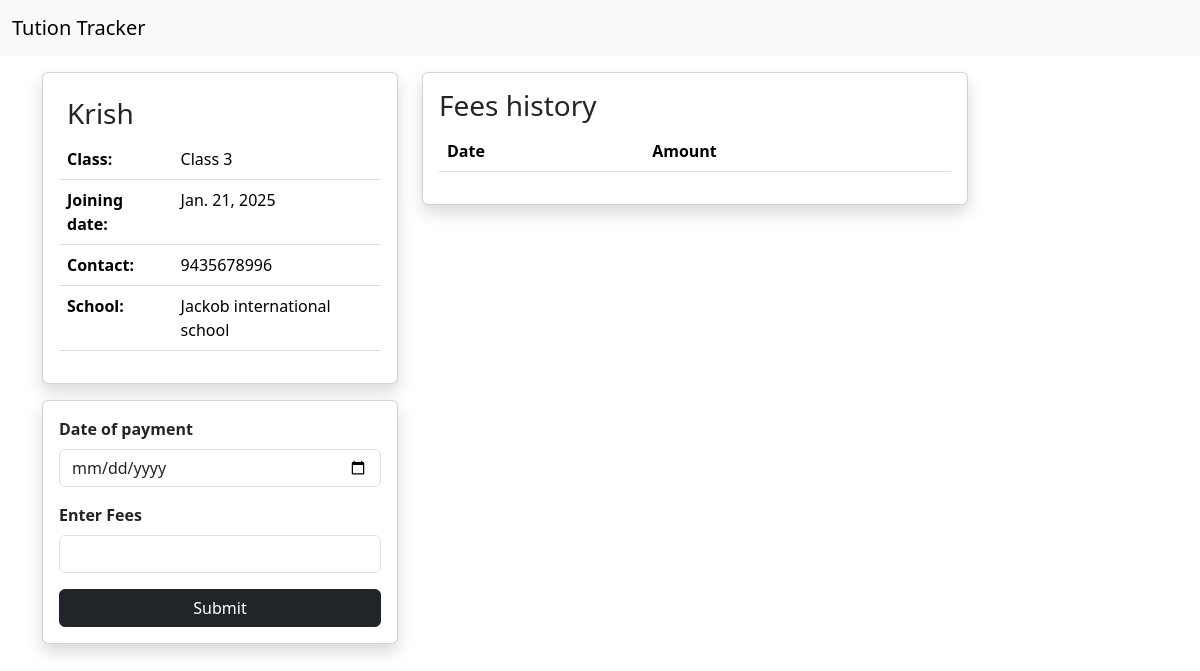
The page /student/10 (signed in) on the database its author committed.
### main/models.py (models this page shows, shortened)
class Student(models.Model):
    name = models.CharField("Student's Name", max_length=255)
    class_name = models.ForeignKey(Class, on_delete=models.CASCADE)
    joining_date  = models.DateField("Date of Joining")
    contact_no = models.CharField("Parent's Contact No",max_length=10)
    school = models.ForeignKey(School,on_delete=models.CASCADE)

class Class(models.Model):
    name = models.CharField("Student Class", max_length=20, unique=True)
    def __str__(self):
        return self.name
    class Meta:
        verbose_name_plural = 'Classes'

class School(models.Model):
    name = models.CharField("School Name", max_length=40)
    def __str__(self):
        return self.name

### main/views.py (the view, shortened to what this page needs)
# urls.py: path('student/<int:id>', views.student_detail, name='student_detail'),
@login_required
def student_detail(request, id):
    student = Student.objects.get(id = id)
    return render(request,'main/student_detail.html', {
        "student": student
    })

### main/templates/main/student_detail.html (shortened to what this page needs)
{% extends 'base.html' %}
{% block content %}
<div class="container">
 	<div class="row mt-3">
    	<div class="col-md-4">
			<div class="card shadow">
            	<div class="card-body">
					<div class="m-2 h3">
						{{ student.name }}
					</div>
					<table class="table">
						<tr>
							<td class="fw-bold">Class: </td>
							<td>{{ student.class_name }}</td>
						</tr>
						<tr>
							<td class="fw-bold">Joining date: </td>
							<td>{{ student.joining_date }}</td>
						</tr>
						<tr>
							<td class="fw-bold">Contact:</td>
							<td>{{ student.contact_no }}</td>
						</tr>
						<tr>
							<td class="fw-bold">School:</td>
							<td>{{ student.school }}</td>
						</tr>
					</table>
				</div>
          	</div>
			<div class="card shadow my-3">
                <div class="card-body">
					<form method="POST">
						<div class="mb-3">
							<label for="payment_date" class="form-label"><strong>Date of payment</strong></label>
							<input type="date" id="payment_date" name="payment_date" class="form-control" required>
						</div>
						<div class="mb-3">
							<label for="fees" class="form-label"><strong>Enter Fees</strong></label>
							<input type="number" id="fees" name="amount" class="form-control" required>
						</div>
						<div class="text-center">
							<button type="submit" class="btn btn-dark w-100">Submit</button>
						</div>
					</form>
				</div>
            </div>
		</div>
    	<div class="col-md-6">
      		<div class="card shadow">
				<div class="card-body">
					<h3>Fees history</h3>
					<table class="table">
						<tr>
							<th>Date</th>
							<th>Amount</th>
						</tr>
					</table>
				</div>
			</div>
   		</div>
  	</div>
</div>
{% endblock content %}

### rows shown on the page
Student: name "Krish", class_name "Class 3", joining_date "Jan. 21, 2025", contact_no "9435678996", school "Jackob international school"
